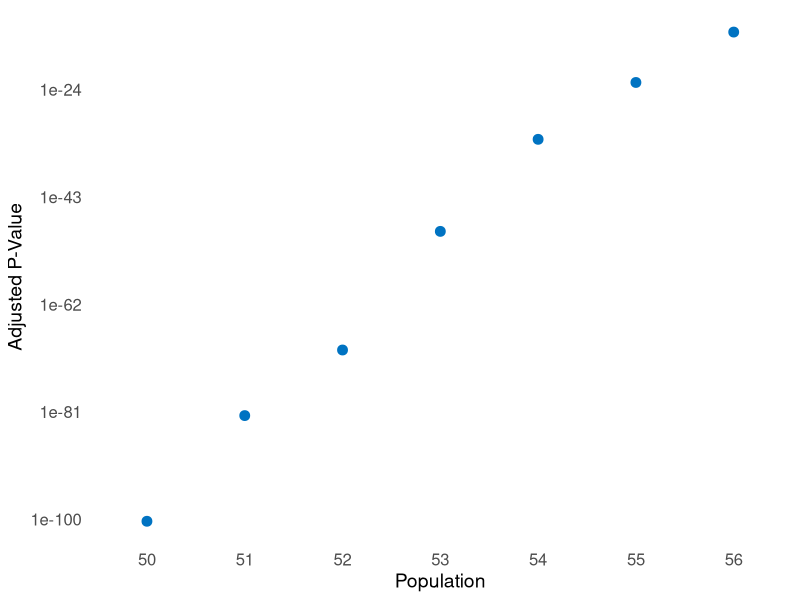
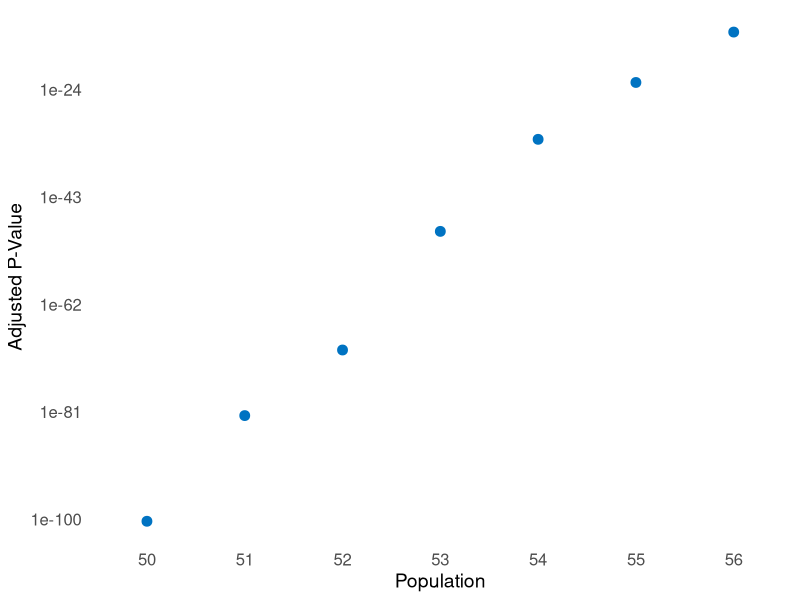

Write the R code that produced these figures, in order.
#Visualisation of fractioned pops 1-8% 

# Load necessary libraries
library(ggplot2)

# Data
PopulationID <- c(50, 51, 52, 53, 54, 55, 56)
Bonferroni_PValue <- c(3.98E-101, 1.94E-82, 7.71E-71, 7.33E-50, 1.39E-33, 1.58E-23, 1.29E-14)

# Create a data frame
df <- data.frame(PopulationID, Bonferroni_PValue)

# Plot
results <- ggplot(df, aes(x = as.factor(PopulationID), y = Bonferroni_PValue)) +
  geom_line(color = "#0073C2FF", size = 1) +
  geom_point(color = "#0073C2FF", size = 3) +
  scale_y_log10() +  # Use log scale on y-axis to better visualize small p-values
  labs(
    x = "Population",
    y = "Adjusted P-Value",
    title = "Bonferroni P-Values by Population ID"
  ) +
  theme_minimal() +
  theme(panel.grid = element_blank(),
        axis.title = element_text(size = 14),  # Axis labels
        axis.text = element_text(size = 12),   # Axis text
        plot.title = element_blank(),  # Title text
        legend.text = element_text(size = 12))  
print(results)

# Save the plot to a file with a white background
ggsave("plot_1-8.png", plot = results, width = 6.7, height = 6.7, dpi = 300, bg = "white")